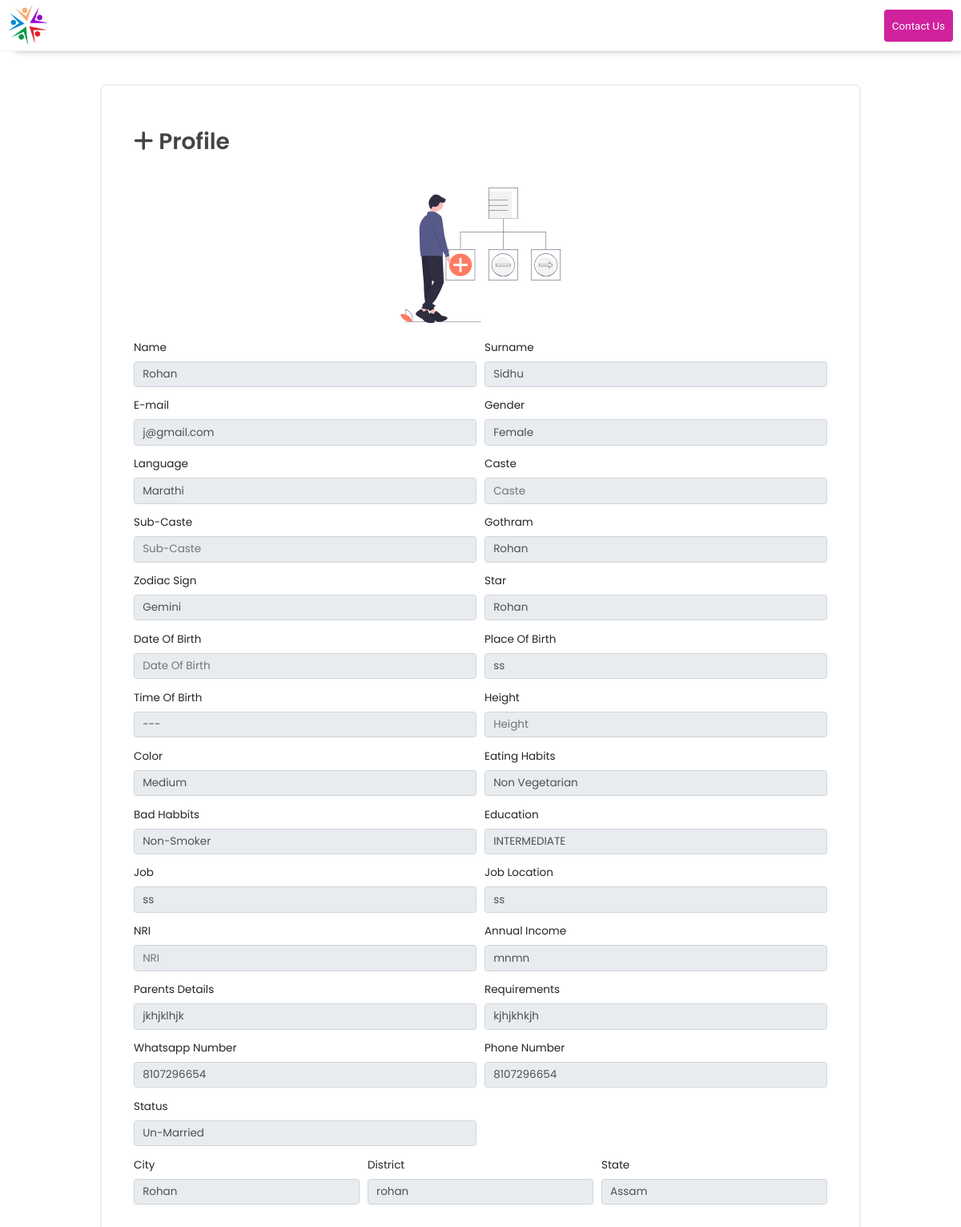
The page /admin/searched_profile.php?id=28 on the database its author committed.
### tables this page shows
CREATE TABLE `users` (
  `id` int(255) NOT NULL,
  `name` text NOT NULL,
  `surname` text NOT NULL,
  `email` text NOT NULL,
  `sex` text NOT NULL,
  `language` text NOT NULL,
  `caste` text NOT NULL,
  `sub_caste` text NOT NULL,
  `gothram` text NOT NULL,
  `zodiac_sign` text NOT NULL,
  `star` text NOT NULL,
  `dob` text NOT NULL,
  `pob` text NOT NULL,
  `tob` text NOT NULL,
  `city` text NOT NULL,
  `district` text NOT NULL,
  `state` text NOT NULL,
  `height` text NOT NULL,
  `color` text NOT NULL,
  `eating_habits` text NOT NULL,
  `bad_habbits` text NOT NULL,
  `education` text NOT NULL,
  `job` text NOT NULL,
  `job_location` text NOT NULL,
  `nri` text NOT NULL,
  `annual_income` text NOT NULL,
  `parents_details` text NOT NULL,
  `requirements` text NOT NULL,
  `whatsapp_number` text NOT NULL,
  `phone_number` text NOT NULL,
  `profile_pic` varchar(255) NOT NULL,
  `status` text NOT NULL,
  `date` text NOT NULL
);

### admin/searched_profile.php (the view, shortened to what this page needs)
<?php include_once("connection/db.php"); ?>
<?php
$user_id = $_GET['id'];
?>
<?php
$query2 = "SELECT * from users where id = '$user_id'";
$result2 = mysqli_query($conn, $query2);
while ($rows = mysqli_fetch_assoc($result2)) {
    $name = $rows['name'];
    $surname = $rows['surname'];
    $email = $rows['email'];
    $sex = $rows['sex'];
    $language = $rows['language'];
    $caste = $rows['caste'];
    $sub_caste = $rows['sub_caste'];
    $gothram = $rows['gothram'];
    $zodiac_sign = $rows['zodiac_sign'];
    $star = $rows['star'];
    $dob = $rows['dob'];
    $pob = $rows['pob'];
    $tob = $rows['tob'];
    $city = $rows['city'];
    $district = $rows['district'];
    $state = $rows['state'];
    $height = $rows['height'];
    $color = $rows['color'];
    $eating_habits = $rows['eating_habits'];
    $bad_habbits = $rows['bad_habbits'];
    $education = $rows['education'];
    $job = $rows['job'];
    $job_location = $rows['job_location'];
    $nri = $rows['nri'];
    $annual_income = $rows['annual_income'];
    $parents_details = $rows['parents_details'];
    $requirements = $rows['requirements'];
    $whatsapp_number = $rows['whatsapp_number'];
    $phone_number = $rows['phone_number'];
    $status = $rows['status'];
?>
<html>
<!DOCTYPE html>
<html>
<head>
    <link rel="stylesheet" href="">
</head>
<body>
    <div class="header_main">
        <div id='wrapper'>
            <a href='https://www.vishwavedika.net/'><img src='images/logo.png' width="50px" style="margin-left: 10px; float: left; margin-top: 5px;"></a>
            <a href='' style="margin-right: 10px; float: right; color: #fff; text-decoration: none; font-family: Roboto; background: #d0229d; padding: 10px; border-radius: 4px; margin-top: 12px;">Contact Us</a>
        </div>
    </div>
    <link rel="stylesheet" href="css/main.css">
    <link rel="stylesheet" href="https://stackpath.bootstrapcdn.com/bootstrap/4.3.1/css/bootstrap.min.css">
</head>
<div id='body_area'><br><br>
    <div style="margin-right: auto; margin-left: auto; width: 950px; border: 2px solid #eee; border-radius: 8px;">
        <div style="padding: 40px;">
            <form action="user_profile.php?id=<?php echo $user_id; ?>" method="post">
                <h1 style="font-size: 28px; font-weight: 600; color: #444; line-height: 60px;"><i class="fas fa-plus" style="font-size: 28px;"></i> Profile</h1><br>
                <center><img src='images/assign.svg' width="200"></center><br>
        <div class="form-row">
            <div class="form-group col-md-6">
            <label for="inputEmail4">Name</label>
            <input type="text" class="form-control" value="<?php echo $name ;?>" name="name" id="inputEmail4" disabled placeholder="Name">
            </div>
            <div class="form-group col-md-6">
            <label for="inputEmail4">Surname</label>
            <input type="text" class="form-control" value="<?php echo $surname ;?>"  name="surname" id="inputEmail4" disabled placeholder="Surname">
            </div>
            <div class="form-group col-md-6">
            <label for="inputEmail4">E-mail</label>
            <input type="text" class="form-control" value="<?php echo $email ;?>"  name="surname" id="inputEmail4" disabled placeholder="Surname">
            </div>
            <div class="form-group col-md-6">
            <label for="inputEmail4">Gender</label>
            <input type="text" class="form-control" value="<?php echo $sex ;?>" name="sex" id="inputEmail4" disabled placeholder="Gender">
            </div>
            <div class="form-group col-md-6">
            <label for="inputEmail4">Language</label>
            <input type="text" class="form-control" value="<?php echo $language ;?>" name="language" id="inputEmail4" disabled placeholder="Language">
            </div>
            <div class="form-group col-md-6">
            <label for="inputEmail4">Caste</label>
            <input type="text" class="form-control" value="<?php echo $caste ;?>" name="caste" id="inputEmail4" disabled placeholder="Caste">
            </div>
            <div class="form-group col-md-6">
            <label for="inputEmail4">Sub-Caste</label>
            <input type="text" class="form-control" value="<?php echo $sub_caste ;?>" name="sub_caste" id="inputEmail4" disabled placeholder="Sub-Caste">
            </div>
            <div class="form-group col-md-6">
            <label for="inputEmail4">Gothram</label>
            <input type="text" class="form-control" value="<?php echo $gothram ;?>" name="gothram" id="inputEmail4" disabled placeholder="Gothram">
            </div>
            <div class="form-group col-md-6">
            <label for="inputEmail4">Zodiac Sign</label>
            <input type="text" class="form-control" value="<?php echo $zodiac_sign ;?>" name="zodiac_sign"  disabled id="inputEmail4" placeholder="Zodiac Sign">
            </div>
            <div class="form-group col-md-6">
            <label for="inputEmail4">Star</label>
            <input type="text" class="form-control" value="<?php echo $star ;?>" name="star" id="inputEmail4" disabled placeholder="Star">
            </div>
            <div class="form-group col-md-6">
            <label for="inputEmail4">Date Of Birth</label>
            <input type="text" class="form-control" value="<?php echo $dob ;?>" name="dob" id="inputEmail4" disabled placeholder="Date Of Birth">
            </div>
            <div class="form-group col-md-6">
            <label for="inputEmail4">Place Of Birth</label>
            <input type="text" class="form-control" value="<?php echo $pob ;?>" name="pob" id="inputEmail4" disabled placeholder="Place Of Birth">
            </div>
            <div class="form-group col-md-6">
            <label for="inputEmail4">Time Of Birth</label>
            <input type="text" class="form-control" value="<?php echo $tob ;?>" name="tob" id="inputEmail4" disabled placeholder="Time Of Birth">
            </div>
            <div class="form-group col-md-6">
            <label for="inputEmail4">Height</label>
            <input type="text" class="form-control" value="<?php echo $height ;?>" name="height" id="inputEmail4" disabled placeholder="Height">
            </div>
            <div class="form-group col-md-6">
            <label for="inputEmail4">Color</label>
            <input type="text" class="form-control" value="<?php echo $color ;?>" name="color" id="inputEmail4" disabled placeholder="Color">
            </div>
            <div class="form-group col-md-6">
            <label for="inputEmail4">Eating Habits</label>
            <input type="text" class="form-control" value="<?php echo $eating_habits ;?>" name="eating_habits" disabled id="inputEmail4" placeholder="Eating Habits">
            </div>
            <div class="form-group col-md-6">
            <label for="inputEmail4">Bad Habbits</label>
            <input type="text" class="form-control" value="<?php echo $bad_habbits ;?>" name="bad_habbits"  disabled id="inputEmail4" placeholder="Bad Habbits">
            </div>
            <div class="form-group col-md-6">
            <label for="inputEmail4">Education</label>
            <input type="text" class="form-control" value="<?php echo $education ;?>" name="education" disabled id="inputEmail4" placeholder="Education">
            </div>
            <div class="form-group col-md-6">
            <label for="inputEmail4">Job</label>
            <input type="text" class="form-control" value="<?php echo $job ;?>" name="job" id="inputEmail4" disabled placeholder="Job">
            </div>
            <div class="form-group col-md-6">
            <label for="inputEmail4">Job Location</label>
            <input type="text" class="form-control" value="<?php echo $job_location ;?>" name="job_location" disabled id="inputEmail4" placeholder="Job Location">
            </div>
            <div class="form-group col-md-6">
            <label for="inputEmail4">NRI</label>
            <input type="text" class="form-control" value="<?php echo $nri ;?>" name="nri" id="inputEmail4" disabled placeholder="NRI">
            </div>
            <div class="form-group col-md-6">
            <label for="inputEmail4">Annual Income</label>
            <input type="text" class="form-control" value="<?php echo $annual_income ;?>" name="annual_income" disabled id="inputEmail4" placeholder="Annual Income">
            </div>
            <div class="form-group col-md-6">
            <label for="inputEmail4">Parents Details</label>
            <input type="text" class="form-control" value="<?php echo $parents_details ;?>" name="parents_details" disabled id="inputEmail4" placeholder="Parents Details">
            </div>
            <div class="form-group col-md-6">
            <label for="inputEmail4">Requirements</label>
            <input type="text" class="form-control" value="<?php echo $requirements ;?>" name="requirements" disabled id="inputEmail4" placeholder="Requirements">
            </div>
            <div class="form-group col-md-6">
            <label for="inputEmail4">Whatsapp Number</label>
            <input type="text" class="form-control" value="<?php echo $whatsapp_number ;?>" name="whatsapp_number" disabled id="inputEmail4" placeholder="Whatsapp Number">
            </div>
            <div class="form-group col-md-6">
            <label for="inputEmail4">Phone Number</label>
            <input type="text" class="form-control" value="<?php echo $phone_number ;?>" name="phone_number" disabled id="inputEmail4" placeholder="Phone Number">
            </div>
            <div class="form-group col-md-6">
            <label for="inputEmail4">Status</label>
            <input type="text" class="form-control" value="<?php echo $status ;?>" name="status" id="inputEmail4" disabled placeholder="Status">
            </div>
        </div>
        <div class="form-row">
        <div class="form-group col-md-4">
            <label for="inputEmail4">City</label>
            <input type="text" class="form-control" value="<?php echo $city ;?>" name="city" id="inputEmail4" disabled placeholder="City">
            </div>
            <div class="form-group col-md-4">
            <label for="inputEmail4">District</label>
            <input type="text" class="form-control" value="<?php echo $district ;?>"  name="district" id="inputEmail4" disabled placeholder="District">
            </div>
            <div class="form-group col-md-4">
            <label for="inputEmail4">State</label>
            <input type="text" class="form-control" value="<?php echo $state ;?>" name="state" id="inputEmail4" disabled placeholder="State">
            </div>
            </div>
        </div>
                </div>
            </div>
<?php } ?>
</html>

### admin/css/main.css (style rules this page uses)
* { padding: 0px; margin: 0px; font-family: "Poppins", sans-serif; font-weight: 400; font-size: 13.5px; }

### admin/searched_profile.php (style rules this page uses)
* { padding: 0px; margin: 0px; }
body { background: #e3eaee; }
.header_main { width: 100%; height: 64px; z-index: 10000; background: #fff; border-bottom: 1px solid #eee; -webkit-box-shadow: 10px 10px 7px -9px rgba(199, 199, 199, 1); -moz-box-shadow: 10px 10px 7px -9px rgba(199, 199, 199, 1); box-shadow: 10px 10px 7px -9px rgba(199, 199, 199, 1); }
#wrapper { margin-right: auto; margin-left: auto; max-width: 1200px; }

### rows shown on the page
users: name "Rohan", surname "Sidhu", surname "j@gmail.com", sex "Female", language "Marathi", gothram "Rohan", zodiac_sign "Gemini", star "Rohan", pob "ss", tob "---", color "Medium", eating_habits "Non Vegetarian", bad_habbits "Non-Smoker", education "INTERMEDIATE", job "ss", job_location "ss", annual_income "mnmn", parents_details "jkhjklhjk", requirements "kjhjkhkjh", whatsapp_number "8107296654", phone_number "8107296654", status "Un-Married", city "Rohan", district "rohan", state "Assam"
